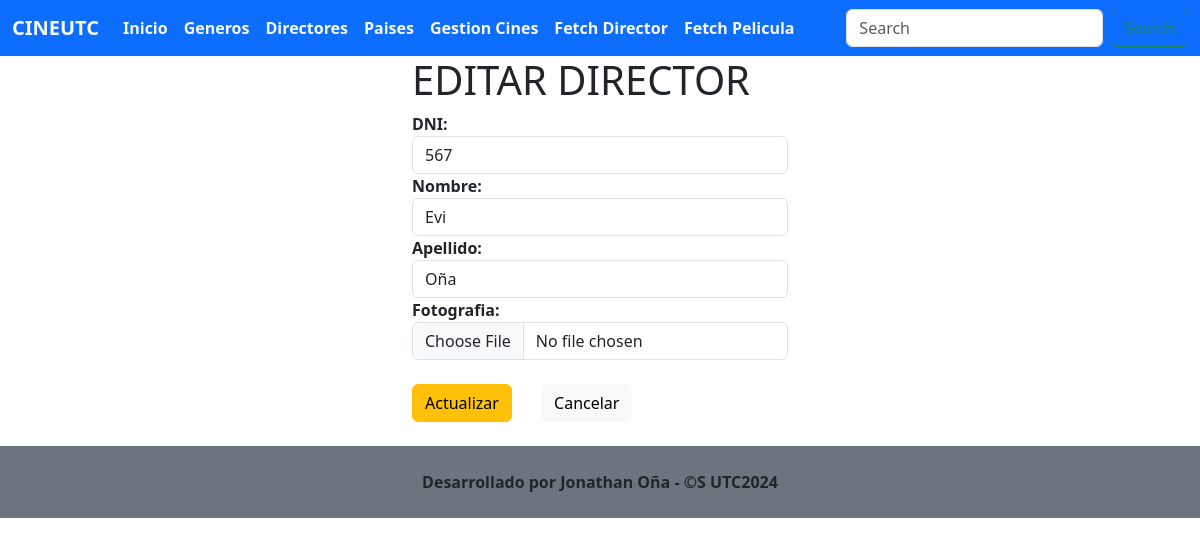
Page /editarDirector/9 on the committed database.
### Aplicaciones/Cartelera/models.py (models this page shows, shortened)
class Director(models.Model):
    id=models.AutoField(primary_key=True)
    dni=models.CharField(max_length=15)
    apellido=models.CharField(max_length=50)
    nombre=models.CharField(max_length=50)
    estado=models.BooleanField(default=True)
    foto=models.FileField(upload_to='director',null=True, blank=True)

### Aplicaciones/Cartelera/views.py (the view)
# urls.py: path('editarDirector/<id>',views.editarDirector, name="editarDirector"),
def editarDirector(request,id):
    directorEditar = Director.objects.get(id=id)
    return render(request, 'editarDirector.html', {'directorEditar':directorEditar})

### Aplicaciones/Cartelera/templates/editarDirector.html (shortened to what this page needs)
{% extends "./plantilla.html" %}
{% block body %}
<div class="container-fluid">
    <div class="row">
        <div class="col-md-4"></div>
        <div class="col-md-4">
            <h1>EDITAR DIRECTOR</h1>
            <form action="{% url 'procesarActualizacionDirector' %}" method="post" enctype="multipart/form-data">
                <label for=""><b>DNI:</b></label>
                <input type="number" name="dni" class="form-control" value="{{directorEditar.dni}}" id="dni" placeholder="Ingrese su Cedula">
                <label for=""><b>Nombre:</b></label>
                <input type="text" name="nombre" class="form-control" value="{{directorEditar.nombre}}" id="nombre">
                <label for=""><b>Apellido:</b></label>
                <input type="text" name="apellido" class="form-control" value="{{directorEditar.apellido}}" id="apellido">
                <label for=""><b>Fotografia:</b></label>
                <input type="file" name="foto" class="form-control" id="foto">
                <br>
                <button type="submit" class="btn btn-warning">Actualizar</button>
                <a href="{% url 'director' %}" class="btn btn-light">Cancelar</a>
            </form>
        </div>
    </div>
</div>
<br>
{% endblock %}

### rows in the picture
Director: dni "567", nombre "Evi", apellido "Oña"
